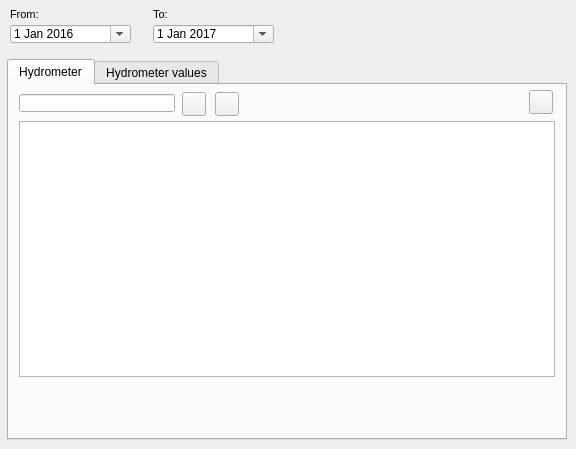
    <widget class="QWidget" name="page_dae">
     <attribute name="title">
      <string>Hydrometer</string>
     </attribute>
     <widget class="QDateEdit" name="date_el_from">
      <property name="geometry">
       <rect>
        <x>10</x>
        <y>25</y>
        <width>121</width>
        <height>18</height>
       </rect>
      </property>
      <property name="date">
       <date>
        <year>2016</year>
        <month>1</month>
        <day>1</day>
       </date>
      </property>
      <property name="calendarPopup">
       <bool>true</bool>
      </property>
     </widget>
     <widget class="QDateEdit" name="date_el_to">
      <property name="geometry">
       <rect>
        <x>153</x>
        <y>25</y>
        <width>121</width>
        <height>18</height>
       </rect>
      </property>
      <property name="date">
       <date>
        <year>2017</year>
        <month>1</month>
        <day>1</day>
       </date>
      </property>
      <property name="calendarPopup">
       <bool>true</bool>
      </property>
     </widget>
     <widget class="QLabel" name="label_hydrometer_to">
      <property name="geometry">
       <rect>
        <x>153</x>
        <y>3</y>
        <width>31</width>
        <height>22</height>
       </rect>
      </property>
      <property name="font">
       <font>
        <pointsize>8</pointsize>
       </font>
      </property>
      <property name="frameShape">
       <enum>QFrame::NoFrame</enum>
      </property>
      <property name="frameShadow">
       <enum>QFrame::Raised</enum>
      </property>
      <property name="text">
       <string>To:</string>
      </property>
      <property name="textFormat">
       <enum>Qt::AutoText</enum>
      </property>
      <property name="scaledContents">
       <bool>false</bool>
      </property>
      <property name="margin">
       <number>3</number>
      </property>
     </widget>
     <widget class="QLabel" name="label_hydrometer_from">
      <property name="geometry">
       <rect>
        <x>10</x>
        <y>3</y>
        <width>31</width>
        <height>22</height>
       </rect>
      </property>
      <property name="font">
       <font>
        <pointsize>8</pointsize>
       </font>
      </property>
      <property name="frameShape">
       <enum>QFrame::NoFrame</enum>
      </property>
      <property name="frameShadow">
       <enum>QFrame::Raised</enum>
      </property>
      <property name="text">
       <string>From:</string>
      </property>
      <property name="textFormat">
       <enum>Qt::AutoText</enum>
      </property>
      <property name="scaledContents">
       <bool>false</bool>
      </property>
      <property name="margin">
       <number>3</number>
      </property>
     </widget>
     <widget class="QTabWidget" name="tab_scada">
      <property name="geometry">
       <rect>
        <x>7</x>
        <y>59</y>
        <width>560</width>
        <height>381</height>
       </rect>
      </property>
      <property name="currentIndex">
       <number>0</number>
      </property>
      <widget class="QWidget" name="page_event_node">
       <attribute name="title">
        <string>Hydrometer</string>
       </attribute>
       <widget class="QTableView" name="tbl_hydrometer">
        <property name="geometry">
         <rect>
          <x>10</x>
          <y>36</y>
          <width>536</width>
          <height>256</height>
         </rect>
        </property>
        <property name="sortingEnabled">
         <bool>true</bool>
        </property>
       </widget>
       <widget class="QLineEdit" name="hydrometer_id">
        <property name="geometry">
         <rect>
          <x>10</x>
          <y>9</y>
          <width>156</width>
          <height>18</height>
         </rect>
        </property>
       </widget>
       <widget class="QPushButton" name="btn_add_hydrometer">
        <property name="geometry">
         <rect>
          <x>173</x>
          <y>7</y>
          <width>24</width>
          <height>24</height>
         </rect>
        </property>
        <property name="text">
         <string/>
        </property>
        <property name="icon">
         <iconset>
          <normaloff>../icons/111b.png</normaloff>../icons/111b.png</iconset>
        </property>
        <property name="iconSize">
         <size>
          <width>22</width>
          <height>22</height>
         </size>
        </property>
       </widget>
       <widget class="QPushButton" name="btn_delete_hydrometer">
        <property name="geometry">
         <rect>
          <x>206</x>
          <y>7</y>
          <width>24</width>
          <height>24</height>
         </rect>
        </property>
        <property name="text">
         <string/>
        </property>
        <property name="icon">
         <iconset>
          <normaloff>../icons/112b.png</normaloff>../icons/112b.png</iconset>
        </property>
        <property name="iconSize">
         <size>
          <width>22</width>
          <height>22</height>
         </size>
        </property>
       </widget>
       <widget class="QPushButton" name="open_link">
        <property name="geometry">
         <rect>
          <x>520</x>
          <y>5</y>
          <width>24</width>
          <height>24</height>
         </rect>
        </property>
        <property name="text">
         <string/>
        </property>
        <property name="icon">
         <iconset>
          <normaloff>../icons/70b.png</normaloff>../icons/70b.png</iconset>
        </property>
        <property name="iconSize">
         <size>
          <width>22</width>
          <height>22</height>
         </size>
        </property>
       </widget>
      </widget>
      <widget class="QWidget" name="page_event_element_2">
       <attribute name="title">
        <string>Hydrometer values</string>
       </attribute>
       <widget class="QTableView" name="tbl_hydrometer_value">
        <property name="geometry">
         <rect>
          <x>10</x>
          <y>20</y>
          <width>530</width>
          <height>276</height>
         </rect>
        </property>
        <property name="sortingEnabled">
         <bool>true</bool>
        </property>
       </widget>
      </widget>
     </widget>
    </widget>
